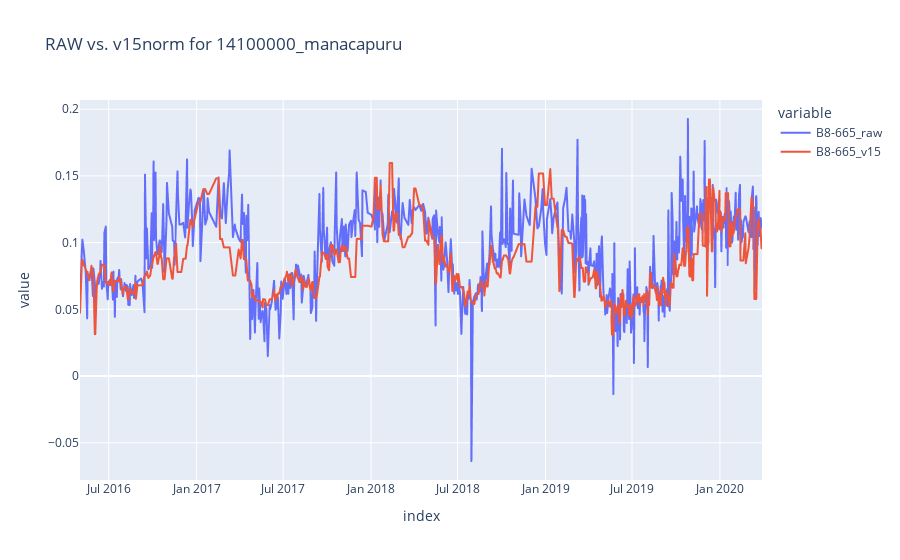

Here is the notebook cell this chart was saved with:
### Code cell
px.line(fusion, y=['B8-665_raw','B8-665_v15'], height=600, title="RAW vs. v15norm for 14100000_manacapuru")

### Figure 1 — Plotly figure (JSON) as saved in the notebook; plotly's stock layout.template omitted (floating-point values rounded to 4 significant figures; data arrays with more than 128 entries replaced by an {"elided": "..."} marker saying what was removed)
{"data": [{"hovertemplate": "variable=B8-665_raw<br>index=%{x}<br>value=%{y}<extra></extra>", "legendgroup": "B8-665_raw", "line": {"color": "#636efa", "dash": "solid"}, "mode": "lines", "name": "B8-665_raw", "showlegend": true, "type": "scattergl", "x": {"elided": "651 str values"}, "xaxis": "x", "y": {"elided": "651 float values"}, "yaxis": "y"}, {"hovertemplate": "variable=B8-665_v15<br>index=%{x}<br>value=%{y}<extra></extra>", "legendgroup": "B8-665_v15", "line": {"color": "#EF553B", "dash": "solid"}, "mode": "lines", "name": "B8-665_v15", "showlegend": true, "type": "scattergl", "x": {"elided": "651 str values"}, "xaxis": "x", "y": {"elided": "651 float values"}, "yaxis": "y"}], "layout": {"autosize": true, "legend": {"title": {"text": "variable"}, "tracegroupgap": 0}, "title": {"text": "RAW vs. v15norm for 14100000_manacapuru"}, "xaxis": {"anchor": "y", "autorange": true, "domain": [0, 1], "range": ["2016-05-02", "2020-03-29"], "title": {"text": "index"}, "type": "date"}, "yaxis": {"anchor": "x", "autorange": true, "domain": [0, 1], "range": [-0.07791, 0.2069], "title": {"text": "value"}, "type": "linear"}}}
